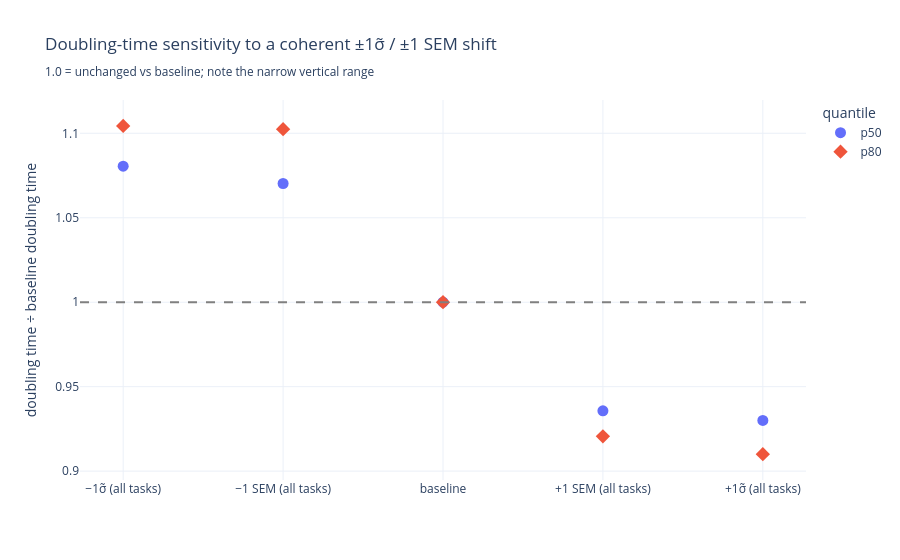

Notebook code for this chart:
### Markdown cell above
## The headline: horizons swing hugely; the trend barely moves

A coherent ±1σ̃ bias multiplies frontier horizons by a large factor (σ̃ ≈ 0.89 nats for
the long HCAST/RE-Bench tasks → up to ~×2.4 each way) — the *absolute* horizon is very
sensitive to any systematic error in the baseline times. But the **doubling time**
moves little, because the shift is nearly a uniform rescale and rescaling leaves the
slope of log-horizon-vs-date almost untouched.

### Code cell
SCENARIO_ORDER = ["−1σ̃ (all tasks)", "−1 SEM (all tasks)", "baseline",
                  "+1 SEM (all tasks)", "+1σ̃ (all tasks)"]

fig = px.scatter(
    scenario_summary, x="scenario", y="doubling_vs_baseline",
    color="quantile", symbol="quantile",
    category_orders={"scenario": SCENARIO_ORDER},
    title="Doubling-time sensitivity to a coherent ±1σ̃ / ±1 SEM shift<br>"
          "<sub>1.0 = unchanged vs baseline; note the narrow vertical range</sub>",
    labels={"doubling_vs_baseline": "doubling time ÷ baseline doubling time",
            "scenario": ""},
)
fig.update_traces(marker=dict(size=11))
fig.add_hline(y=1.0, line_dash="dash", line_color="gray")
fig.write_image(FIGURES / f"coherent_shift_doubling_sensitivity{SUFFIX}.png", width=900, height=500, scale=2)
show(fig)

### Figure 1 — Plotly figure (JSON) as saved in the notebook; plotly's stock layout.template omitted (floating-point values rounded to 4 significant figures)
{"data": [{"hovertemplate": "quantile=p50<br>=%{x}<br>doubling time ÷ baseline doubling time=%{y}<extra></extra>", "legendgroup": "p50", "marker": {"color": "#636efa", "size": 11, "symbol": "circle"}, "mode": "markers", "name": "p50", "orientation": "v", "showlegend": true, "type": "scatter", "x": ["baseline", "+1σ̃ (all tasks)", "−1σ̃ (all tasks)", "+1 SEM (all tasks)", "−1 SEM (all tasks)"], "xaxis": "x", "y": [1.0, 0.93, 1.081, 0.9357, 1.07], "yaxis": "y"}, {"hovertemplate": "quantile=p80<br>=%{x}<br>doubling time ÷ baseline doubling time=%{y}<extra></extra>", "legendgroup": "p80", "marker": {"color": "#EF553B", "size": 11, "symbol": "diamond"}, "mode": "markers", "name": "p80", "orientation": "v", "showlegend": true, "type": "scatter", "x": ["baseline", "+1σ̃ (all tasks)", "−1σ̃ (all tasks)", "+1 SEM (all tasks)", "−1 SEM (all tasks)"], "xaxis": "x", "y": [1.0, 0.9101, 1.104, 0.9206, 1.102], "yaxis": "y"}], "layout": {"legend": {"title": {"text": "quantile"}, "tracegroupgap": 0}, "shapes": [{"line": {"color": "gray", "dash": "dash"}, "type": "line", "x0": 0, "x1": 1, "xref": "x domain", "y0": 1.0, "y1": 1.0, "yref": "y"}], "title": {"text": "Doubling-time sensitivity to a coherent ±1σ̃ / ±1 SEM shift<br><sub>1.0 = unchanged vs baseline; note the narrow vertical range</sub>"}, "xaxis": {"anchor": "y", "categoryarray": ["−1σ̃ (all tasks)", "−1 SEM (all tasks)", "baseline", "+1 SEM (all tasks)", "+1σ̃ (all tasks)"], "categoryorder": "array", "domain": [0.0, 1.0], "title": {"text": ""}}, "yaxis": {"anchor": "x", "domain": [0.0, 1.0], "title": {"text": "doubling time ÷ baseline doubling time"}}}}
